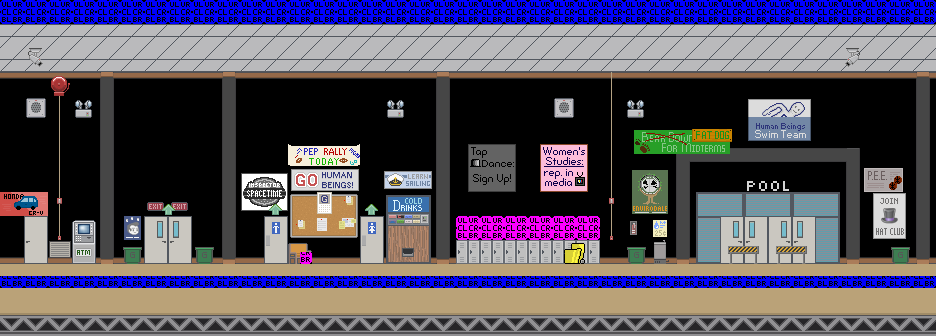

Below is a game level as drawn by its tile map, then a one-line description and the .tmx that defines it (tile-layer data replaced by summaries):
An orthogonal 39x14 tile map with 24x24 px tiles, 4 tile layers (Tile Layer 1, Tile Layer 2, Tile Layer 3, collision), 2 tilesets and 8 objects (4x info, 3x door, npc).

<map version="1.0" orientation="orthogonal" width="39" height="14" tilewidth="24" tileheight="24">
 <properties>
  <property name="autosave" value="false" />
  <property name="blue" value="159" />
  <property name="green" value="123" />
  <property name="red" value="104" />
  <property name="soundtrack" value="greendale-alt" />
  <property name="title" value="Borchert Hallway" />
 </properties>
 <tileset firstgid="1" name="greendale-hallways" tilewidth="24" tileheight="24">
  <image source="../images/tilesets/greendale-hallways.png" width="576" height="600" />
 </tileset>
 <tileset firstgid="601" name="collisions" tilewidth="24" tileheight="24">
  <image source="../images/tilesets/collisions.png" width="632" height="512" />
 </tileset>
 <layer name="Tile Layer 1" width="39" height="14">
  <data>[546 cells, 279 non-empty, 20 distinct tile ids]</data>
 </layer>
 <layer name="Tile Layer 2" width="39" height="14">
  <data>[546 cells, 113 non-empty, 12 distinct tile ids]</data>
 </layer>
 <layer name="Tile Layer 3" width="39" height="14">
  <data>[546 cells, 97 non-empty, 77 distinct tile ids]</data>
 </layer>
 <layer name="collision" width="39" height="14">
  <data>[546 cells, 85 non-empty, 4 distinct tile ids]</data>
 </layer>
 <objectgroup name="nodes" width="39" height="14">
  <object name="main" type="door" x="144" y="216" width="48" height="60">
   <properties>
    <property name="level" value="greendale-exterior" />
    <property name="to" value="borchert" />
   </properties>
  </object>
  <object name="bathroom-mens" type="door" x="264" y="216" width="24" height="60">
   <properties>
    <property name="level" value="mens-bathroom" />
    <property name="to" value="main" />
   </properties>
  </object>
  <object name="bathroom-womans" type="door" x="360" y="216" width="24" height="60">
   <properties>
    <property name="info" value="To use this bathroom, you must have a key to the ladies room." />
    <property name="key" value="ladiesroom" />
    <property name="level" value="womens-bathroom" />
    <property name="to" value="main" />
   </properties>
  </object>
  <object name="jerry" type="npc" x="528" y="234" width="48" height="48" />
  <object type="info" x="24" y="216" width="24" height="48">
   <properties>
    <property name="info" value="This door is locked." />
   </properties>
  </object>
  <object type="info" x="720" y="216" width="96" height="48">
   <properties>
    <property name="info" value="The pool is currently closed for refurbishment." />
   </properties>
  </object>
  <object type="info" x="384" y="192" width="48" height="72">
   <properties>
    <property name="info" value="That's good no-no juice." />
   </properties>
  </object>
  <object type="info" x="72" y="216" width="24" height="48">
   <properties>
    <property name="info" value="Hello, rich people?" />
   </properties>
  </object>
 </objectgroup>
</map>
